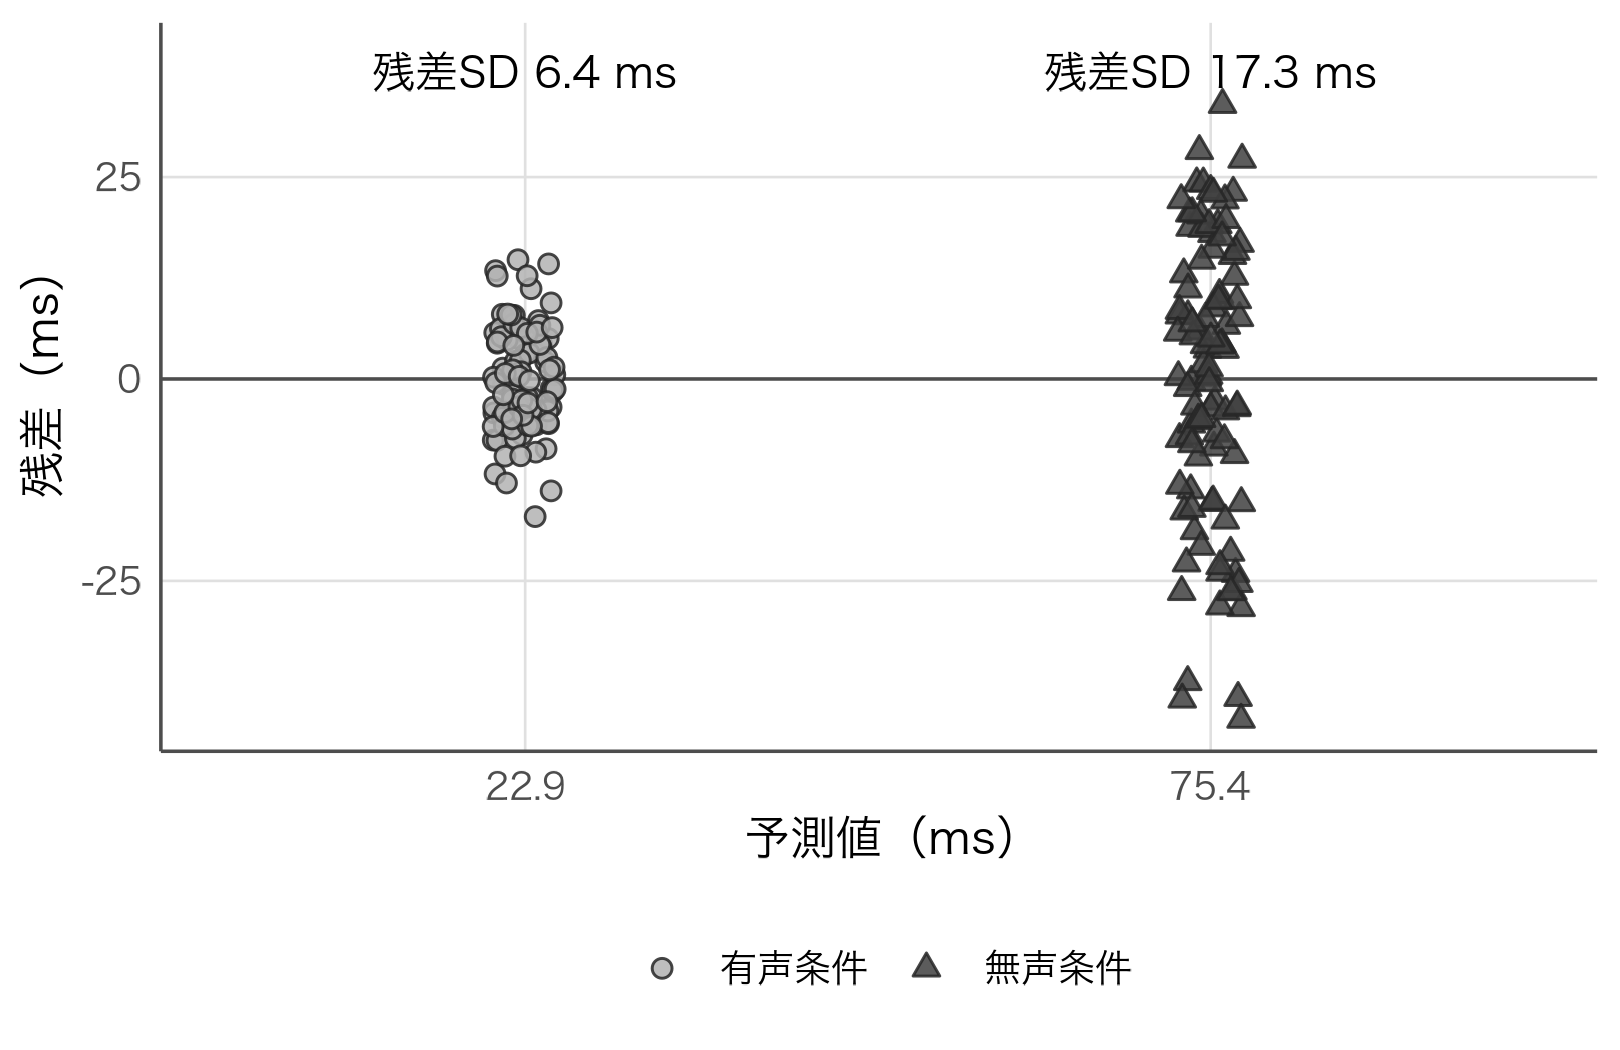

The script that drew this image:
source("figures/style.R"); source("figures/vot_data.R")
m <- lm(VOT ~ condition, data = vot_data)
d <- vot_data %>% mutate(fit = fitted(m), res = resid(m))
sds <- d %>% group_by(condition) %>% summarise(fit = mean(fit), sd = sd(res), .groups = "drop")
print(sds)
set.seed(1)
p <- ggplot(d, aes(fit, res)) +
  geom_hline(yintercept = 0, colour = "grey30", linewidth = 0.4) +
  geom_point(aes(shape = condition, fill = condition), position = position_jitter(width = 2.5, height = 0),
             size = 1.9, colour = "grey15", alpha = 0.85) +
  geom_text(data = sds, inherit.aes = FALSE, aes(x = fit, y = 38, label = sprintf("残差SD %.1f ms", sd)), family = "hira", size = 3.6) +
  scale_x_continuous(limits = c(0, 100), breaks = round(sds$fit, 1), labels = function(x) sprintf("%.1f", x)) +
  scale_shape_manual(values = c(voiced = 21, voiceless = 24), labels = c("有声条件", "無声条件"), name = NULL) +
  scale_fill_manual(values = c(voiced = "grey70", voiceless = "grey25"), labels = c("有声条件", "無声条件"), name = NULL) +
  coord_cartesian(ylim = c(-42, 40)) +
  labs(x = "予測値（ms）", y = "残差（ms）")
save_fig(p, "ch03_resid_fitted", w = 5.4, h = 3.5)
